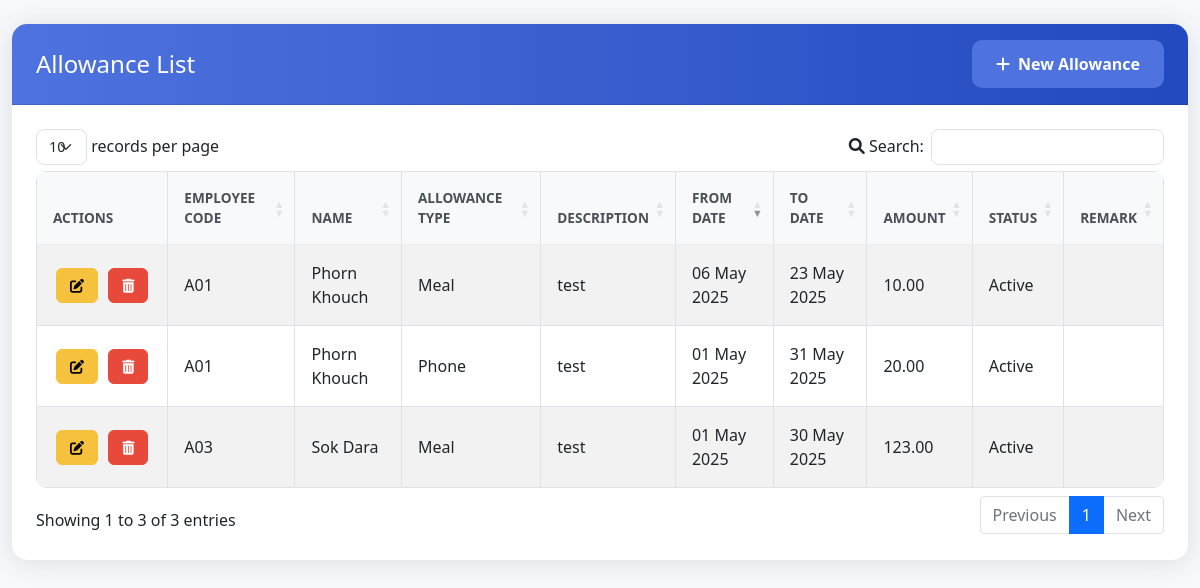
Screenshot of /view/PRAllowance/index.php with the database file from the repository.
### tables this page shows
CREATE TABLE `prallowance` (
  `ID` int(11) NOT NULL,
  `EmpCode` varchar(50) DEFAULT NULL,
  `AllowanceType` varchar(50) DEFAULT NULL,
  `Description` text DEFAULT NULL,
  `FromDate` date DEFAULT NULL,
  `ToDate` date DEFAULT NULL,
  `Amount` decimal(10,2) DEFAULT NULL,
  `Status` varchar(20) DEFAULT NULL,
  `Remark` text DEFAULT NULL
);

CREATE TABLE `hrstaffprofile` (
  `EmpCode` varchar(20) NOT NULL,
  `EmpName` varchar(100) DEFAULT NULL,
  `Gender` varchar(20) DEFAULT NULL,
  `Dob` date DEFAULT NULL,
  `Position` varchar(100) DEFAULT NULL,
  `Department` varchar(100) DEFAULT NULL,
  `Company` varchar(100) DEFAULT NULL,
  `Level` varchar(50) DEFAULT NULL,
  `Division` varchar(100) DEFAULT NULL,
  `StartDate` date DEFAULT NULL,
  `Status` varchar(20) DEFAULT NULL,
  `Contact` varchar(50) DEFAULT NULL,
  `Email` varchar(100) DEFAULT NULL,
  `Address` text DEFAULT NULL,
  `LineManager` varchar(100) DEFAULT NULL,
  `Hod` varchar(100) DEFAULT NULL,
  `Photo` varchar(255) DEFAULT NULL,
  `IsProb` int(11) NOT NULL,
  `Salary` decimal(10,2) DEFAULT NULL,
  `PayParameter` varchar(50) DEFAULT NULL,
  `Telegram` varchar(255) NOT NULL,
  `ProbationDate` date NOT NULL
);

### view/PRAllowance/index.php (the view, shortened to what this page needs)
<?php
include("../../Config/conect.php");
$sql = "SELECT a.*, sp.EmpName
        FROM prallowance a
        LEFT JOIN hrstaffprofile sp ON a.EmpCode = sp.EmpCode
        ORDER BY a.ID DESC";
$result = $con->query($sql);
?>
<!DOCTYPE html>
<html lang="en">
<head>
    <link href="https://cdn.jsdelivr.net/npm/bootstrap@5.1.3/dist/css/bootstrap.min.css" rel="stylesheet">
    <link href="https://cdn.datatables.net/1.11.5/css/dataTables.bootstrap5.min.css" rel="stylesheet">
    <link href="https://cdn.jsdelivr.net/npm/sweetalert2@11/dist/sweetalert2.min.css" rel="stylesheet">
    <link href="https://cdnjs.cloudflare.com/ajax/libs/font-awesome/6.0.0/css/all.min.css" rel="stylesheet">
    <link href="../../style/career.css" rel="stylesheet">
</head>
<body>
    <div class="container-fluid mt-4 mb-4">
        <div class="row">
            <div class="col-12">
                <div class="card">
                    <div class="card-header">
                        <div class="d-flex justify-content-between align-items-center">
                            <h4 class="mb-0">Allowance List</h4>
                            <a href="create.php" class="btn btn-primary">
                                <i class="fas fa-plus me-2"></i>New Allowance
                            </a>
                        </div>
                    </div>
                    <div class="card-body">
                        <table id="allowanceTable" class="table table-striped table-bordered table-hover">
                            <thead>
                                <tr>
                                    <th>Actions</th>
                                    <th>Employee Code</th>
                                    <th>Name</th>
                                    <th>Allowance Type</th>
                                    <th>Description</th>
                                    <th>From Date</th>
                                    <th>To Date</th>
                                    <th>Amount</th>
                                    <th>Status</th>
                                    <th>Remark</th>
                                </tr>
                            </thead>
                            <tbody>
                                <?php while($row = $result->fetch_assoc()): ?>
                                <tr>
                                    <td class="action-buttons">
                                        <a href="edit.php?id=<?php echo urlencode($row['ID']); ?>"
                                           class="btn btn-sm btn-warning">
                                            <i class="fas fa-edit"></i>
                                        </a>
                                        <button class="btn btn-sm btn-danger delete-btn"
                                                data-id="<?php echo htmlspecialchars($row['ID']); ?>">
                                            <i class="fas fa-trash-alt"></i>
                                        </button>
                                    </td>
                                    <td><?php echo htmlspecialchars($row['EmpCode']); ?></td>
                                    <td><?php echo htmlspecialchars($row['EmpName']); ?></td>
                                    <td><?php echo htmlspecialchars($row['AllowanceType']); ?></td>
                                    <td><?php echo htmlspecialchars($row['Description']); ?></td>
                                    <td><?php echo date('d M Y', strtotime($row['FromDate'])); ?></td>
                                    <td><?php echo date('d M Y', strtotime($row['ToDate'])); ?></td>
                                    <td><?php echo number_format($row['Amount'], 2); ?></td>
                                    <td><?php echo htmlspecialchars($row['Status']); ?></td>
                                    <td><?php echo htmlspecialchars($row['Remark'] ?? '-'); ?></td>
                                </tr>
                                <?php endwhile; ?>
                            </tbody>
                        </table>
                    </div>
                </div>
            </div>
        </div>
    </div>
</body>
</html>

### Style/career.css (style rules this page uses)
:root { --primary-color: #4e73df; --secondary-color: #858796; --success-color: #1cc88a; --info-color: #36b9cc; --warning-color: #f6c23e; --danger-color: #e74a3b; }
body { background-color: #f8f9fc; font-family: 'Segoe UI', Tahoma, Geneva, Verdana, sans-serif; }
.card { border: none; border-radius: 15px; box-shadow: 0 0.15rem 1.75rem 0 rgba(58, 59, 69, 0.15); }
.card-header { background: linear-gradient(to right, var(--primary-color), #224abe); color: white; border-radius: 15px 15px 0 0 !important; padding: 1rem 1.5rem; }
.card-body { padding: 1.5rem; }
.btn { border-radius: 10px; padding: 0.75rem 1.5rem; font-weight: 600; transition: all 0.2s; }
.btn-primary { background-color: var(--primary-color); border: none; }
.btn-sm { border-radius: 6px; padding: 0.4rem 0.8rem; font-size: 0.875rem; margin: 0 0.2rem; }
.btn-warning { background-color: var(--warning-color); border-color: var(--warning-color); color: #000; }
.btn-danger { background-color: var(--danger-color); border-color: var(--danger-color); }
.table { border-radius: 10px; overflow: hidden; }
.table thead th { background-color: #f8f9fa; border-bottom: 2px solid #e9ecef; color: #495057; font-weight: 600; text-transform: uppercase; font-size: 0.85rem; padding: 1rem; }
.table tbody td { padding: 1rem; vertical-align: middle; }
.action-buttons { white-space: nowrap; }

### rows the page displays
prallowance: EmpCode "A01", hrstaffprofile.EmpName "Phorn Khouch", AllowanceType "Phone", Description "test", FromDate "01 May 2025", ToDate "31 May 2025", Amount "20.00", Status "Active"
prallowance: EmpCode "A01", hrstaffprofile.EmpName "Phorn Khouch", AllowanceType "Meal", Description "test", FromDate "06 May 2025", ToDate "23 May 2025", Amount "10.00", Status "Active"
prallowance: EmpCode "A03", hrstaffprofile.EmpName "Sok Dara", AllowanceType "Meal", Description "test", FromDate "01 May 2025", ToDate "30 May 2025", Amount "123.00", Status "Active"
